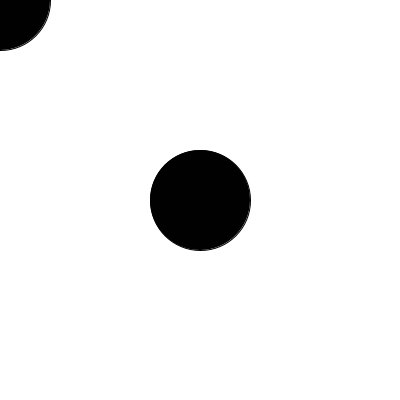
Frame 1 (no input)
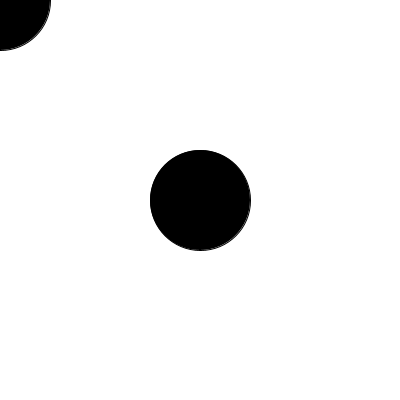
Frame 60 (the mouse pressed at the canvas centre just before this capture)
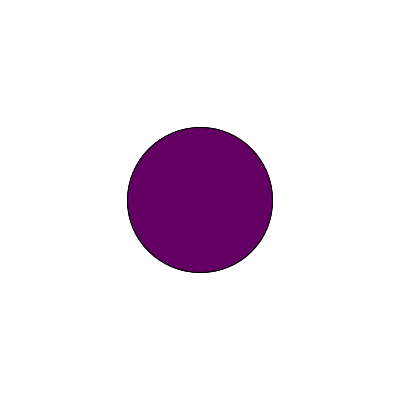
Frame 120 (the mouse held since frame 60 and released just before this capture)

The Processing sketch that drew these frames (run headless with seeded random() and noise(); from frame 60 on, the mouse is pressed at the canvas centre):

// Processing sketch: calhounrowan_LATE_2736_344073_part_1
// ── calhounrowan_LATE_2736_344073_part_1.pde
// Quiz Part 1: Moving Color Display
// Fill in the missing code to complete this interactive sketch

// Declare color component variables
float r;  // Red value
float g;  // Green value
float b;  // Blue value
float circleSize;

void setup() {
  // Set the canvas size to 400x400
  size(400, 400); // 1/1

  // Initialize variables with random values between 0-255
  r = random(255);
  b = random(255);
  // .5/1 missing g initialization

  circleSize = 100;
}

void draw() {
  // Set the background
  background(255);

  // Update color values based on mouse position
  r = mouseX/2;  // As mouse moves right, red increases
  b = mouseY/2;  // As mouse moves down, blue increases
  g = g + 1;     // Green constantly increases
  // 1/1

  // Fill in the blank below to explain the purpose/function of this line
  g = g % 255;
  // EXPLANATION: its changinf the variable for the color greeen to be the percent of 255, the green cosntantly increases as skecth goes on
  // .5/1, partially, g is not a percent of 255, the mod ensures its within a range of 0-255

  // Set fill color using our variables
  fill(r, g, b);
  // 1/1

  // Draw circles of different sizes (use circleSize variable).
  // One circle should be at center of canvas, the other following the mouse.
  circle(mouseX, mouseY, circleSize);
  circle(200, 200, circleSize);
  // 1/2, circles are not different sizes, also should use width and height to center the circle

  // Print current color values on separate lines
  r = color (int("Red: " + r));
  g= color (int("Green: " + g));
  b = color(int ("Blue: " + b));
  // 0/2 this doees not print to the console
}

void mousePressed() {
  // When mouse is pressed, give circleSize a random value
  // between 50 and 150
  circleSize = random(50, 150);
  // 1/1
}

// TOTAL: 6/10
